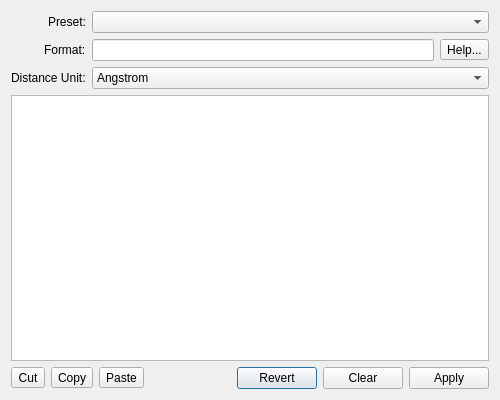
<?xml version="1.0" encoding="UTF-8"?>
<ui version="4.0">
 <class>Avogadro::QtPlugins::CoordinateEditorDialog</class>
 <widget class="QDialog" name="Avogadro::QtPlugins::CoordinateEditorDialog">
  <property name="geometry">
   <rect>
    <x>0</x>
    <y>0</y>
    <width>500</width>
    <height>400</height>
   </rect>
  </property>
  <property name="windowTitle">
   <string>Coordinate Editor</string>
  </property>
  <layout class="QVBoxLayout" name="verticalLayout">
   <item>
    <layout class="QFormLayout" name="formLayout">
     <property name="labelAlignment">
      <set>Qt::AlignRight|Qt::AlignTrailing|Qt::AlignVCenter</set>
     </property>
     <item row="0" column="0">
      <widget class="QLabel" name="label">
       <property name="text">
        <string>Preset:</string>
       </property>
       <property name="buddy">
        <cstring>presets</cstring>
       </property>
      </widget>
     </item>
     <item row="2" column="0">
      <widget class="QLabel" name="label_3">
       <property name="text">
        <string>Distance Unit:</string>
       </property>
       <property name="buddy">
        <cstring>distanceUnit</cstring>
       </property>
      </widget>
     </item>
     <item row="2" column="1">
      <widget class="QComboBox" name="distanceUnit">
       <item>
        <property name="text">
         <string>Angstrom</string>
        </property>
       </item>
       <item>
        <property name="text">
         <string>Bohr</string>
        </property>
       </item>
      </widget>
     </item>
     <item row="1" column="0">
      <widget class="QLabel" name="label_2">
       <property name="text">
        <string>Format:</string>
       </property>
       <property name="buddy">
        <cstring>spec</cstring>
       </property>
      </widget>
     </item>
     <item row="1" column="1">
      <layout class="QHBoxLayout" name="horizontalLayout">
       <item>
        <widget class="QLineEdit" name="spec">
         <property name="toolTip">
          <string>&lt;html&gt;&lt;head/&gt;&lt;body&gt;&lt;p&gt;Specification of format. Each character indicates a value to write per atom:&lt;/p&gt;&lt;p&gt;&lt;span style=&quot; font-weight:600;&quot;&gt;#&lt;/span&gt; - Atom index (1, 2, ..., numAtoms)&lt;br/&gt;&lt;span style=&quot; font-weight:600;&quot;&gt;Z&lt;/span&gt; - Atomic number (e.g. &amp;quot;6&amp;quot; for carbon)&lt;br/&gt;&lt;span style=&quot; font-weight:600;&quot;&gt;G&lt;/span&gt; - GAMESS-style atomic number (e.g. &amp;quot;6.0&amp;quot; for carbon)&lt;br/&gt;&lt;span style=&quot; font-weight:600;&quot;&gt;N&lt;/span&gt; - Element name (e.g. &amp;quot;Carbon&amp;quot;)&lt;br/&gt;&lt;span style=&quot; font-weight:600;&quot;&gt;S&lt;/span&gt; - Element symbol (e.g. &amp;quot;C&amp;quot; for carbon)&lt;br/&gt;&lt;span style=&quot; font-weight:600;&quot;&gt;x&lt;/span&gt; - X position coordinate&lt;br/&gt;&lt;span style=&quot; font-weight:600;&quot;&gt;y&lt;/span&gt; - Y position coordinate&lt;br/&gt;&lt;span style=&quot; font-weight:600;&quot;&gt;z&lt;/span&gt; - Z position coordinate&lt;br/&gt;&lt;span style=&quot; font-weight:600;&quot;&gt;a&lt;/span&gt; - 'a' lattice coordinate (crystals only)&lt;br/&gt;&lt;span style=&quot; font-weight:600;&quot;&gt;b&lt;/span&gt; - 'b' lattice coordinate (crystals only)&lt;br/&gt;&lt;span style=&quot; font-weight:600;&quot;&gt;c&lt;/span&gt; - 'c' lattice coordinate (crystals only)&lt;br/&gt;&lt;span style=&quot; font-weight:600;&quot;&gt;_&lt;/span&gt; - A literal space (&amp;quot; &amp;quot;), useful for alignment&lt;br/&gt;&lt;span style=&quot; font-weight:600;&quot;&gt;0&lt;/span&gt; - A literal 0 (&amp;quot;0&amp;quot;), useful for optimization flags&lt;br/&gt;&lt;span style=&quot; font-weight:600;&quot;&gt;1&lt;/span&gt; - A literal 1 (&amp;quot;1&amp;quot;), useful for optimization flags&lt;br/&gt;&lt;/p&gt;&lt;/body&gt;&lt;/html&gt;</string>
         </property>
        </widget>
       </item>
       <item>
        <widget class="QToolButton" name="help">
         <property name="text">
          <string>Help...</string>
         </property>
        </widget>
       </item>
      </layout>
     </item>
     <item row="0" column="1">
      <widget class="QComboBox" name="presets"/>
     </item>
    </layout>
   </item>
   <item>
    <widget class="Avogadro::QtPlugins::CoordinateTextEdit" name="text"/>
   </item>
   <item>
    <layout class="QHBoxLayout" name="horizontalLayout_2">
     <item>
      <widget class="QToolButton" name="cut">
       <property name="text">
        <string>Cut</string>
       </property>
      </widget>
     </item>
     <item>
      <widget class="QToolButton" name="copy">
       <property name="text">
        <string>Copy</string>
       </property>
      </widget>
     </item>
     <item>
      <widget class="QToolButton" name="paste">
       <property name="text">
        <string>Paste</string>
       </property>
      </widget>
     </item>
     <item>
      <spacer name="horizontalSpacer">
       <property name="orientation">
        <enum>Qt::Horizontal</enum>
       </property>
       <property name="sizeHint" stdset="0">
        <size>
         <width>40</width>
         <height>20</height>
        </size>
       </property>
      </spacer>
     </item>
     <item>
      <widget class="QPushButton" name="revert">
       <property name="text">
        <string>Revert</string>
       </property>
      </widget>
     </item>
     <item>
      <widget class="QPushButton" name="clear">
       <property name="text">
        <string>Clear</string>
       </property>
      </widget>
     </item>
     <item>
      <widget class="QPushButton" name="apply">
       <property name="text">
        <string>Apply</string>
       </property>
      </widget>
     </item>
    </layout>
   </item>
  </layout>
 </widget>
 <customwidgets>
  <customwidget>
   <class>Avogadro::QtPlugins::CoordinateTextEdit</class>
   <extends>QTextEdit</extends>
   <header>coordinatetextedit.h</header>
  </customwidget>
 </customwidgets>
 <tabstops>
  <tabstop>presets</tabstop>
  <tabstop>spec</tabstop>
  <tabstop>help</tabstop>
  <tabstop>distanceUnit</tabstop>
  <tabstop>text</tabstop>
  <tabstop>cut</tabstop>
  <tabstop>copy</tabstop>
  <tabstop>paste</tabstop>
  <tabstop>revert</tabstop>
  <tabstop>clear</tabstop>
  <tabstop>apply</tabstop>
 </tabstops>
 <resources/>
 <connections/>
</ui>
